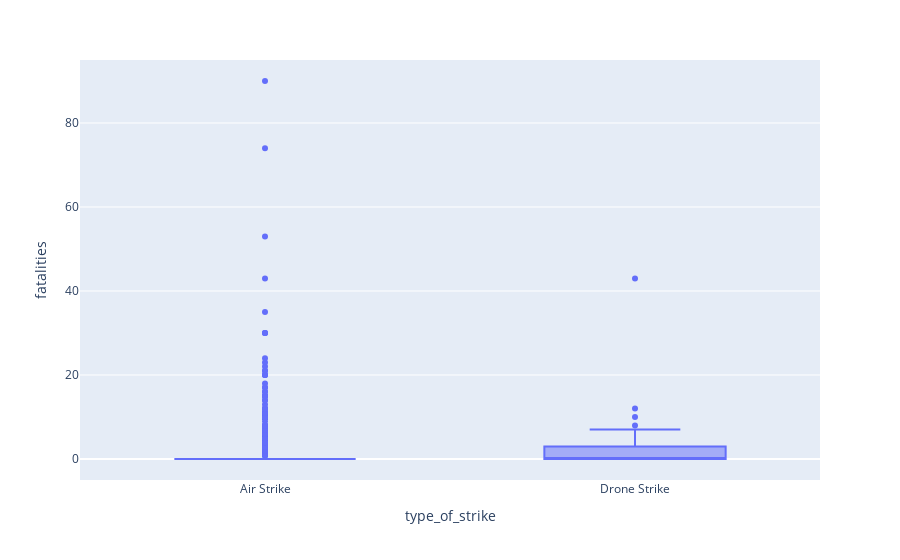

The notebook cell this image was saved under:
### Code cell
fig = px.box(df_libya, x="type_of_strike", y="fatalities")
fig.show()

### Figure 1 — Plotly figure (JSON) as saved in the notebook; plotly's stock layout.template omitted (floating-point values rounded to 4 significant figures; data arrays with more than 128 entries replaced by an {"elided": "..."} marker saying what was removed)
{"data": [{"alignmentgroup": "True", "hovertemplate": "type_of_strike=%{x}<br>fatalities=%{y}<extra></extra>", "legendgroup": "", "marker": {"color": "#636efa"}, "name": "", "notched": false, "offsetgroup": "", "orientation": "v", "showlegend": false, "type": "box", "x": {"elided": "1449 str values"}, "x0": " ", "xaxis": "x", "y": {"elided": "1449 int values"}, "y0": " ", "yaxis": "y"}], "layout": {"boxmode": "group", "legend": {"tracegroupgap": 0}, "margin": {"t": 60}, "xaxis": {"anchor": "y", "domain": [0, 1], "title": {"text": "type_of_strike"}}, "yaxis": {"anchor": "x", "domain": [0, 1], "title": {"text": "fatalities"}}}}
